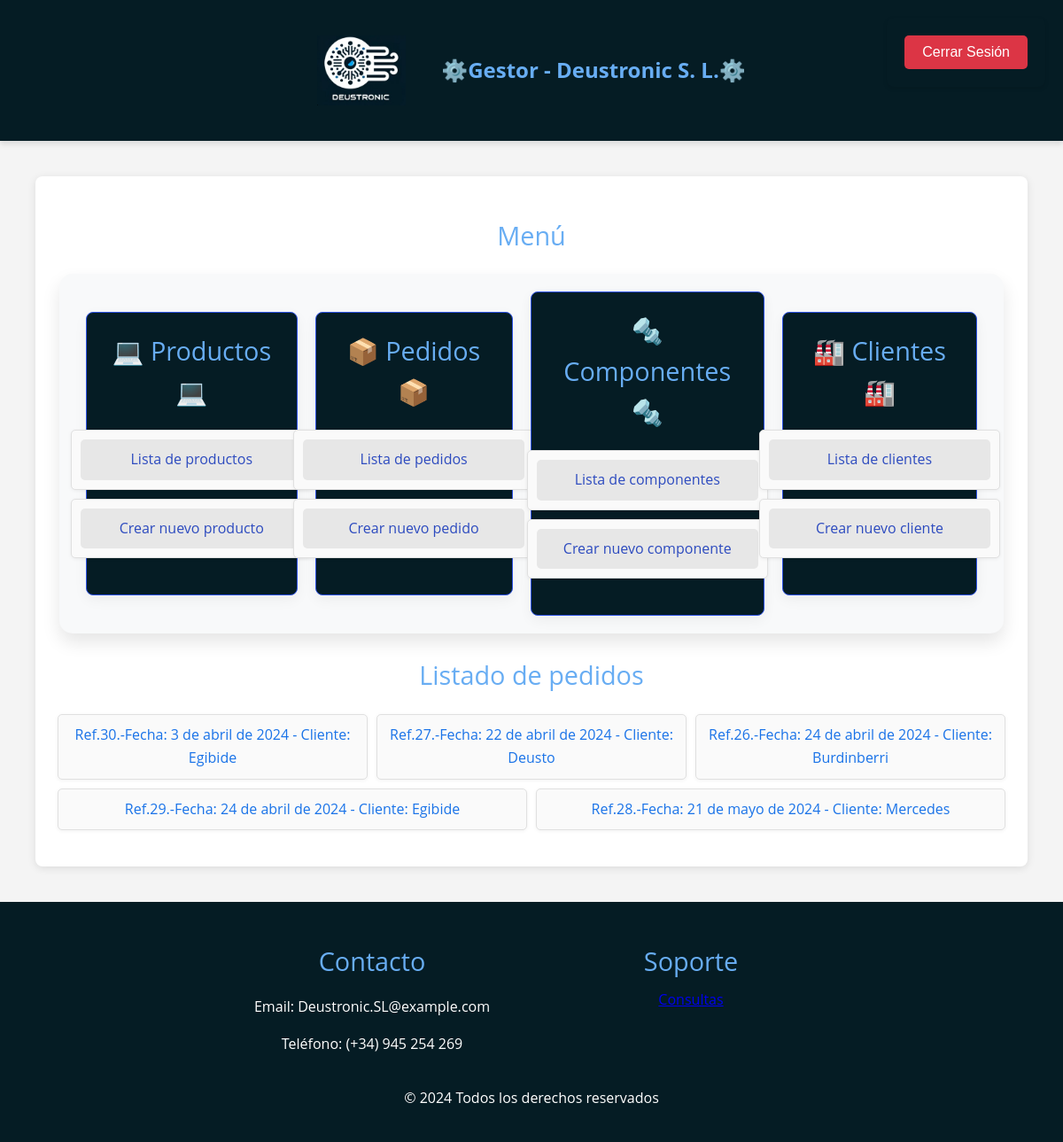
The app's page /appDjango/pedidos/ with its own data.
### appDjango/models.py (models this page shows, shortened)
class Pedido(models.Model):
    referencia_pedido = models.AutoField(primary_key=True)
    fecha_pedido = models.DateField()
    cif_cliente = models.ForeignKey(Cliente, on_delete=models.CASCADE)
    precio_total = models.DecimalField(max_digits=10, decimal_places=2, default=0.0)
    class Meta:
        verbose_name_plural = "Pedidos"
        verbose_name = "Pedido"
        ordering = ["fecha_pedido"]

class Cliente(models.Model):
    cif_cliente = models.CharField(max_length=100, primary_key=True)
    nombre_empresa_cliente = models.CharField(max_length=255)
    direccion_cliente = models.CharField(max_length=255)
    telefono_cliente = models.IntegerField()
    email_cliente = models.EmailField()
    class Meta:
        verbose_name_plural = "Clientes"
        verbose_name = "Cliente"
        ordering = ["cif_cliente"]

### appDjango/views.py (the view)
# urls.py: path('pedidos/', PedidoListView.as_view(), name='index_pedidos'),
class PedidoListView(ListView):
    model = Pedido
    template_name = "appDjango/pedido_index.html"
    context_object_name = "pedidos"

### templates/appDjango/pedido_index.html
{% extends 'base.html' %}
{% block contenido %}
    <h2>Listado de pedidos</h2>
    {% if pedidos %}
        <ul>
            {% for pedido in pedidos %}
                <li>
                    <a href="{% url 'pedidos_show' pedido.referencia_pedido %}">
                        Ref.{{ pedido.referencia_pedido }}.-Fecha: {{ pedido.fecha_pedido }} - Cliente:
                        {{ pedido.cif_cliente.nombre_empresa_cliente }}
                    </a>
                </li>
            {% endfor %}
        </ul>
    {% else %}
        <p>No hay pedidos creados.</p>
    {% endif %}
{% endblock %}

### static/css/estilos.css (style rules this page uses)
body { font-family: 'Open Sans', Arial, sans-serif; background-color: #f4f4f4; color: black; line-height: 1.6; margin: 0; padding: 0; }
h1, h2 { color: #68adf3; font-weight: normal; }
h2 { font-size: 1.8rem; margin-bottom: 0.5rem; text-align: center; }
ul { list-style: none; padding: 0; display: flex; flex-wrap: wrap; justify-content: center; }
ul li { background-color: #fafafa; border: 1px solid #e0e0e0; border-radius: 5px; padding: 10px; box-shadow: 0 1px 4px rgba(0, 0, 0, 0.06); margin: 5px; text-align: center; flex: 1 0 250px; }
ul li a { color: #1a73e8; text-decoration: none; }

### records on screen
Pedido: referencia_pedido "30", fecha_pedido "3 de abril de 2024", cif_cliente.nombre_empresa_cliente "Egibide"
Pedido: referencia_pedido "27", fecha_pedido "22 de abril de 2024", cif_cliente.nombre_empresa_cliente "Deusto"
Pedido: referencia_pedido "26", fecha_pedido "24 de abril de 2024", cif_cliente.nombre_empresa_cliente "Burdinberri"
Pedido: referencia_pedido "29", fecha_pedido "24 de abril de 2024", cif_cliente.nombre_empresa_cliente "Egibide"
Pedido: referencia_pedido "28", fecha_pedido "21 de mayo de 2024", cif_cliente.nombre_empresa_cliente "Mercedes"
